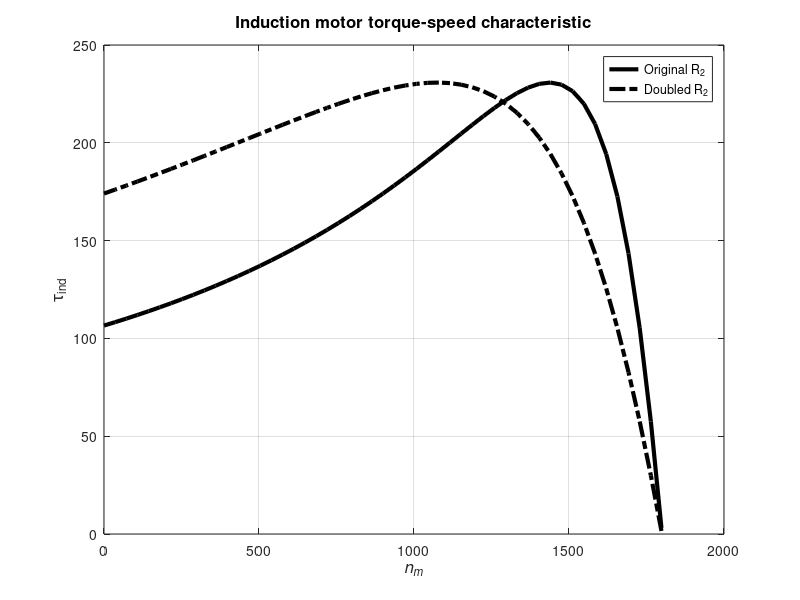

MATLAB code for this plot:
% M-file: torque_speed_curve.m
% M-file create a plot of the torque-speed curve of the 
%   induction motor of Example 7-5. 

% First, initialize the values needed in this program.
r1 = 0.641;                 % Stator resistance
x1 = 1.106;                 % Stator reactance
r2 = 0.332;                 % Rotor resistance
x2 = 0.464;                 % Rotor reactance
xm = 26.3;                  % Magnetization branch reactance
v_phase = 460 / sqrt(3);    % Phase voltage
n_sync = 1800;              % Synchronous speed (r/min)
w_sync = 188.5;             % Synchronous speed (rad/s) 

% Calculate the Thevenin voltage and impedance from Equations
% 7-41a and 7-43.
v_th = v_phase * ( xm / sqrt(r1^2 + (x1 + xm)^2) );
z_th = ((j*xm) * (r1 + j*x1)) / (r1 + j*(x1 + xm));
r_th = real(z_th);
x_th = imag(z_th);

% Now calculate the torque-speed characteristic for many
% slips between 0 and 1.  Note that the first slip value 
% is set to 0.001 instead of exactly 0 to avoid divide-
% by-zero problems.
s = (0:1:50) / 50;           % Slip
s(1) = 0.001;
nm = (1 - s) * n_sync;       % Mechanical speed

% Calculate torque for original rotor resistance
for ii = 1:51
   t_ind1(ii) = (3 * v_th^2 * r2 / s(ii)) / ...
            (w_sync * ((r_th + r2/s(ii))^2 + (x_th + x2)^2) );
end

% Calculate torque for doubled rotor resistance
for ii = 1:51
   t_ind2(ii) = (3 * v_th^2 * (2*r2) / s(ii)) / ...
            (w_sync * ((r_th + (2*r2)/s(ii))^2 + (x_th + x2)^2) );
end

% Plot the torque-speed curve
plot(nm,t_ind1,'Color','k','LineWidth',3.0);
hold on;
plot(nm,t_ind2,'Color','k','LineWidth',3.0,'LineStyle','-.');
xlabel('\itn_{m}','FontSize',12);
ylabel('\tau_{ind}','FontSize',12);
title ('Induction motor torque-speed characteristic','FontSize',12);
legend ('Original R_{2}','Doubled R_{2}');
grid on;
hold off;